Frame 1 (no input): blank canvas, image omitted
Frame 60 (no input): blank canvas, image omitted
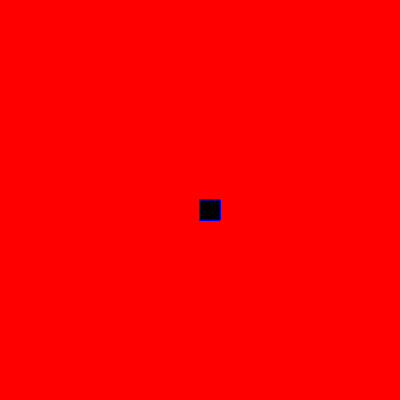
Frame 120 (the mouse pressed at the canvas centre since frame 60)

The p5.js sketch whose frames 1 and 60 were blank and that drew this single picture after the mouse press (run headless with seeded random() and noise() and a simulated clock; from frame 60 on, the mouse is pressed at the canvas centre):

// p5.js sketch
// ── sketch.js
function setup() {
    createCanvas(400, 400);
     background ( "red")
  }
  
  function draw() {
    
   stroke ("blue")
    fill ("black")
   
    
    
    if(mouseIsPressed)
    rect (mouseX, mouseY, 20, 20)
  }
